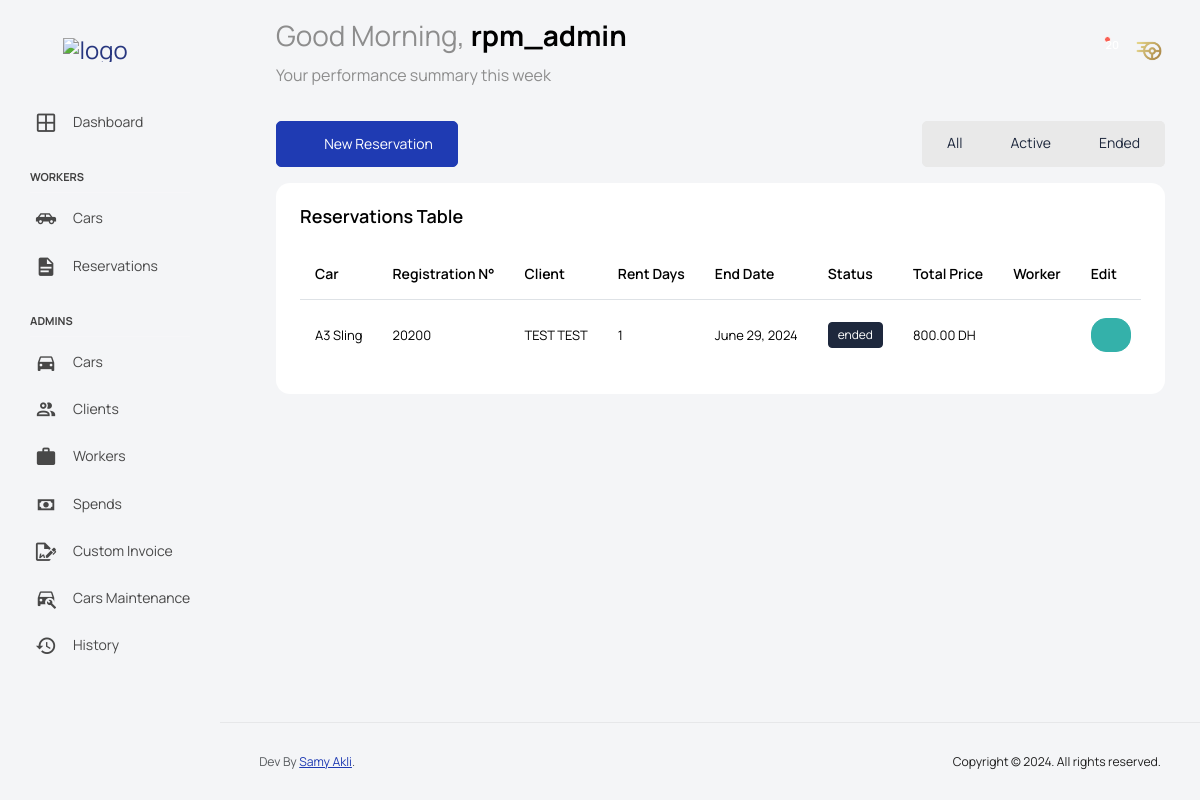
Page /reservations (signed in) on the earlier database version.
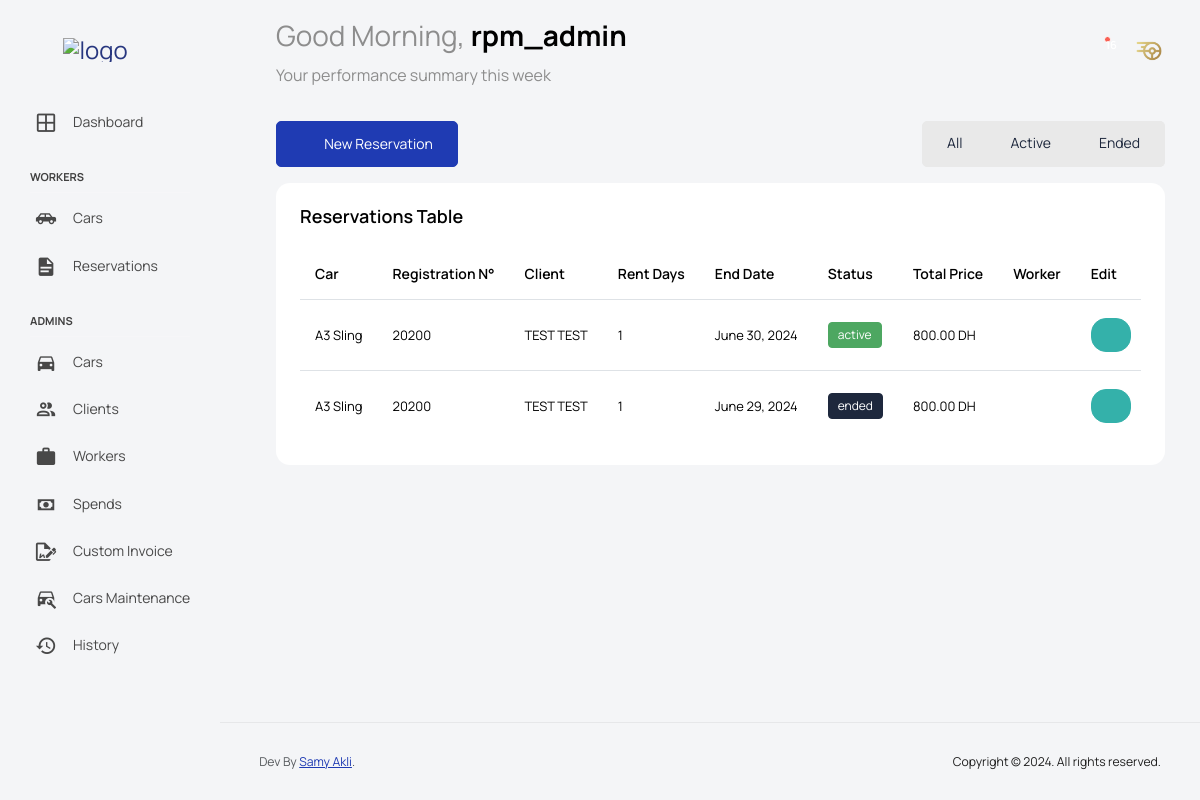
Same page on the later database version.
### car_rental/models.py (models this page shows, shortened)
class Worker(models.Model):
    genders = [
        ('male','Male'),
        ('female','Female'),
    ]
    user = models.OneToOneField(User, on_delete=models.CASCADE)
    avatar = models.ImageField(upload_to='worker-profile/', null=True, blank=True)
    first_name = models.CharField(max_length=50, null=True, blank=True)
    last_name = models.CharField(max_length=50, null=True, blank=True)
    CIN = models.CharField(max_length=50, null=True, blank=True)
    birth_date = models.DateField(null=True, blank=True)
    address = models.CharField(max_length=50, null=True, blank=True)
    driver_license_number = models.CharField(max_length=50, null=True, blank=True)
    phone_number = models.CharField(max_length=50, null=True, blank=True)
    gender = models.CharField(max_length=50, choices=genders, null=True, blank=True)
    email = models.EmailField(max_length=50, null=True, blank=True)
    availability = models.BooleanField(default=True)
    created_at = models.DateTimeField(auto_now_add=True, null=True, blank=True)

class Reservation(models.Model):
    reservation_status = {
        ('active','Active'),
        ('ended','Ended'),
    }
    parking_locations = {
        ('parking_a','Parking A'),
        ('parking_b','Parking B'),
    }
    guarantee_choices = {
        ('money','Money'),
        ('passport','Passport'),
    }
    car = models.ForeignKey(Car, on_delete=models.CASCADE)
    client = models.ForeignKey(Client, on_delete=models.CASCADE)
    start_date = models.DateField()
    end_date = models.DateField()
    livraison_location = models.CharField(max_length=50)
    livraison_time = models.TimeField(auto_now=False, auto_now_add=False)
    guarantee = models.CharField(max_length=50, choices=guarantee_choices, null=True, blank=True)
    money_guarantee = models.IntegerField(null=True, blank=True)
    start_mileage = models.IntegerField(null=True, blank=True)
    parking = models.CharField(max_length=50, choices=parking_locations, null=True, blank=True)
    availability = models.BooleanField(default=True)
    status = models.CharField(max_length=10, choices=reservation_status, default='active', null=True, blank=True)
    car_status = models.CharField(max_length=50, choices=Car.car_status, null=True, blank=True, default='rented')
    worker = models.ForeignKey(Worker, on_delete=models.PROTECT, null=True, blank=True)
    recuperation_time = models.TimeField(auto_now=False, auto_now_add=False, null=True, blank=True)
    recuperation_location = models.CharField(max_length=50, null=True, blank=True)
    end_mileage = models.IntegerField(null=True, blank=True)
    report = models.CharField(max_length=50, null=True, blank=True)
    created_at = models.DateTimeField(auto_now_add=True, null=True, blank=True)
    discount = models.DecimalField(max_digits=10, decimal_places=2, null=True, blank=True, default=0)
    def total_days(self):
        if self.start_date and self.end_date:
            return (self.end_date - self.start_date).days
        return 0
    def total_amount(self):
        if self.start_date and self.end_date:
            base_amount = self.total_days() * self.car.price_day
            discount_amount = self.discount or 0
            return base_amount - discount_amount
        return Decimal('0.00')

class Car(models.Model):
    car_status = [
        ('available','Available'),
        ('broke','Broke'),
        ('unavailable','Unavailable'),
        ('rented','Rented'),
    ]
    type = models.ForeignKey(Category, on_delete=models.PROTECT, null=True, blank=True)
    model = models.CharField(max_length=50)
    model_year = models.IntegerField(null=True, blank=True)
    matricule = models.CharField(max_length=50, null=False, blank=False)
    car_picture = models.ImageField(upload_to='car-pictures/', null=True, blank=True)
    price_day = models.DecimalField(max_digits=10, decimal_places=2, null=False, blank=False)
    availability = models.BooleanField(default=True)
    status = models.CharField(max_length=50, choices=car_status, default='available', null=True, blank=True)
    problems = models.CharField(max_length=500, null=True, blank=True)
    problems_picture = models.ImageField(upload_to='car-pictures/', null=True, blank=True)
    color = models.CharField(max_length=10, null=True, blank=True)
    car_power = models.IntegerField(null=True, blank=True)
    created_at = models.DateTimeField(auto_now_add=True, null=True, blank=True)
    def __str__(self):
        return f'{self.model} ({self.matricule})'

class Client(models.Model):
    genders = [
        ('male','Male'),
        ('female','Female'),
    ]
    client_picture = models.ImageField(upload_to='client-profile/', null=True, blank=True)
    first_name = models.CharField(max_length=50)
    last_name = models.CharField(max_length=50)
    CIN = models.CharField(max_length=50)
    birth_date = models.DateField()
    driver_license_number = models.CharField(max_length=50)
    gender = models.CharField(max_length=50, choices=genders)
    phone_number = models.CharField(max_length=50)
    email = models.EmailField(max_length=50, null=True, blank=True)
    address = models.CharField(max_length=50)
    passport_number = models.CharField(max_length=50, null=True, blank=True)
    passport_delivery = models.DateField(null=True, blank=True)
    availability = models.BooleanField(default=True)
    created_at = models.DateTimeField(auto_now_add=True, null=True, blank=True)
    def __str__(self):
        return f'{self.first_name} {self.last_name}'

### car_rental/views.py (the view, shortened to what this page needs)
# urls.py: path('reservations', views.reservations, name='reservations'),
@login_required
def reservations(request):
    reservations_queryset = Reservation.objects.all().order_by('-created_at')
    status = request.GET.get('status')
    if status == 'active':
        reservations_queryset = reservations_queryset.filter(status='active')
    elif status == 'ended':
        reservations_queryset = reservations_queryset.filter(status='ended')
    notifications = Notification.objects.filter(recipient=request.user).order_by('-created_at')
    unread_notifications = notifications.filter(is_read=False)
    context = {
        'reservations': reservations_queryset,
        'cars': Car.objects.all(),
        'category': Category.objects.all(),
        'clients': Client.objects.all(),
        'form': ReservationForm(),
        'workers': Worker.objects.all(),
        'notifications': notifications,
        'unread_notifications': unread_notifications,
    }
    return render(request, 'pages/reservations.html', context)

### templates/pages/reservations.html (shortened to what this page needs)
{% extends 'base.html' %}
{% block content %}
<div class="main-panel">
  <div class="content-wrapper">
    <div class="row">
      <div class="d-grid gap-2 d-md-flex justify-content-between mb-2">
        <button type="button" class="btn btn-primary btn-icon-text mb-2" data-bs-toggle="modal" data-bs-target="#exampleModal" data-bs-whatever="@mdo">
          <i class="ti-plus btn-icon-prepend"></i> New Reservation
        </button>
        <div class="btn-group mb-2" role="group" aria-label="Basic example">
          <a href="{% url 'reservations' %}" class="btn btn-light">All</a>
          <a href="?status=active" class="btn btn-light">Active</a>
          <a href="?status=ended" class="btn btn-light">Ended</a>
        </div>
      </div>
        <div class="col-lg-12 grid-margin stretch-card">
          <div class="card">
            <div class="card-body">
              <h4 class="card-title">Reservations Table</h4>
              <div class="table-responsive">
                <table class="table table-hover">
                  <thead>
                    <tr>
                      <th> Car </th>
                      <th> Registration N° </th>
                      <th> Client </th>
                      <th> Rent Days </th>
                      <th> End Date </th>
                      <th> Status </th>
                      <th> Total Price </th>
                      <th> Worker </th>
                      <th> Edit </th>
                    </tr>
                  </thead>
                  <tbody>
                    {% for reservation in reservations %}
                    <tr>
                      <td> {{reservation.car.model}} </td>
                      <td> {{reservation.car.matricule}} </td>
                      <td> {{reservation.client}} </td>
                      <td> {{reservation.total_days}} </td>
                      <td> {{reservation.end_date}} </td>
                      <td>
                        {% if reservation.status == 'active' %}
                        <label class="badge badge-success">{{reservation.status}}</label>
                        {% else %}
                        <label class="badge badge-dark">{{reservation.status}}</label>
                        {% endif %}
                      </td>
                      <td> {{reservation.total_amount}} DH </td>
                      {% if reservation.worker %}
                      <td> {{reservation.worker}}</td>
                      {% else %}
                      <td></td>
                      {% endif %}
                      <td>
                        <a href="{% url "reservation_edit" reservation.id %}">
                          <button type="button" class="btn btn-success btn-rounded btn-icon btn-sm">
                            <i class="ti-pencil"></i>
                          </button>
                        </a>
                      </td>
                    </tr>
                    {% endfor %}
                  </tbody>
                </table>
              </div>
            </div>
          </div>
        </div>
    </div>
</div>
{% endblock %}

### templates/parts/navbar.html (shortened to what this page needs)
{% load static %}
<div class="container-scroller">
    <nav class="navbar default-layout col-lg-12 col-12 p-0 fixed-top d-flex align-items-top flex-row">
      <div class="text-center navbar-brand-wrapper d-flex align-items-center justify-content-start">
        <div class="me-3">
          <button class="navbar-toggler navbar-toggler align-self-center" type="button" data-bs-toggle="minimize">
            <span class="icon-menu"></span>
          </button>
        </div>
        <div>
          <a class="navbar-brand brand-logo" href="{% url 'stats' %}">
            <img src="{% static 'images/logog.png' %}" alt="logo"/>
          </a>
        </div>
      </div>
      <div class="navbar-menu-wrapper d-flex align-items-top">
        {% if user.is_authenticated %}
        <ul class="navbar-nav">
          <li class="nav-item fw-semibold d-none d-lg-block ms-0">
            <h1 class="welcome-text">Good Morning, <span class="text-black fw-bold">{{ user.username }}</span></h1>
            <h3 class="welcome-sub-text">Your performance summary this week </h3>
          </li>
        </ul>
        <ul class="navbar-nav ms-auto">
          <li class="nav-item">
            <form class="search-form" method="GET" action="{% url 'search' %}">
                <i class="icon-search"></i>
                <input type="search" class="form-control" name="q" placeholder="Search Here" title="Search here">
            </form>
          </li>
          <li class="nav-item dropdown">
            <a class="nav-link count-indicator" id="notificationDropdown" href="#" data-bs-toggle="dropdown">
                <i class="icon-bell"></i>
                {% if unread_notifications.count %}
                <span class="count">
                    {{ unread_notifications.count }}
                </span>
                {% endif %}
            </a>
        </li>
        <li class="nav-item dropdown user-dropdown">
          <a class="nav-link" id="UserDropdown" href="#" data-bs-toggle="dropdown" aria-expanded="false">
            {% if user.worker.avatar %}
            <img class="img-xs rounded-circle" src="{{ user.worker.avatar.url }}" alt="Profile image">
            {% else %}
            <img class="img-xs rounded-circle" src="{% static 'images/faces/face28.png' %}" alt="Profile image">
            {% endif %}
          </a>
          {% endif %}
        </li>
      </div>
    </nav>

Differences in the rows shown:
added Reservation: car.model "A3 Sling", car.matricule "20200", client "TEST TEST", total_days "1", end_date "June 30, 2024", status "active", total_amount "800.00"
Other differences:
{{ unread_notifications.count }}: "20" → "16"
